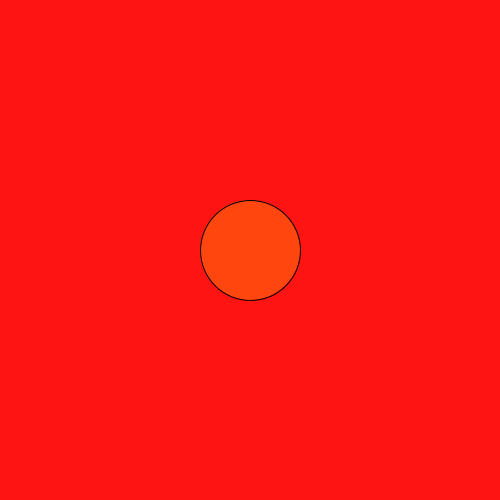
Frame 1 (no input)
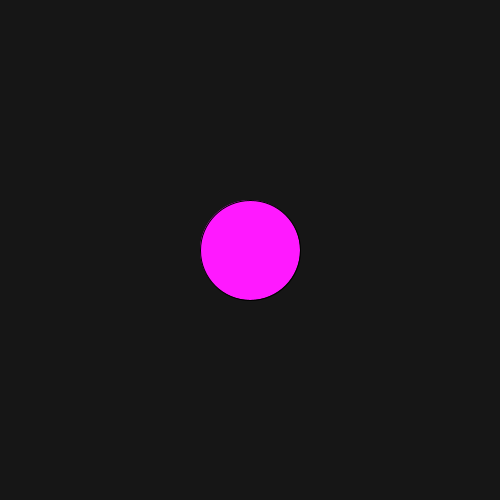
Frame 60 (the mouse pressed at the canvas centre just before this capture)
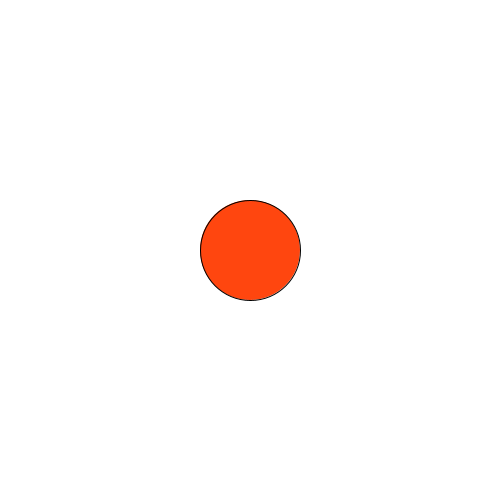
Frame 120 (the mouse held since frame 60 and released just before this capture)

The Processing sketch that drew these frames (run headless with seeded random() and noise(); from frame 60 on, the mouse is pressed at the canvas centre):

// Processing sketch: week_3_class
// ── week_3_class.pde
int circleSize;
int xPos, yPos;
color circleColor, bgColor;

boolean isCirclePressed;

int distance;

void setup() {
  
  size(500, 500);
  bgColor = color(255, 20, 20);
  background(bgColor);
  
  xPos = width/2;
  yPos = height/2;
  
  circleSize = 100;
  
}
  
void draw() {
    
  background(bgColor);
  if(distance<circleSize/2) {
    circleColor = color(255, 70, 15);
  }else{
    circleColor = color(255, 25, 255);
  }
    
  if(distance<circleSize/2 && mousePressed) {
    bgColor = 255;
  }else{
    bgColor = 22;
  }
  
  fill(circleColor);
  ellipse(xPos, yPos, circleSize, circleSize);
  
  distance = int(dist(xPos, yPos, mouseX, mouseY));

}

void mousePressed(){
  if(distance<circleSize/2){
    isCirclePressed = !isCirclePressed;
  }
}
//    bgColor = 255;
//  }else{
//    bgColor = 150;
//  }
  
//}
